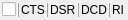
<?xml version="1.0" encoding="UTF-8"?>
<ui version="4.0">
 <class>SerialPinout</class>
 <widget class="QWidget" name="SerialPinout">
  <property name="geometry">
   <rect>
    <x>0</x>
    <y>0</y>
    <width>128</width>
    <height>20</height>
   </rect>
  </property>
  <layout class="QHBoxLayout" name="horizontalLayout">
   <property name="spacing">
    <number>1</number>
   </property>
   <property name="leftMargin">
    <number>2</number>
   </property>
   <property name="topMargin">
    <number>2</number>
   </property>
   <property name="rightMargin">
    <number>2</number>
   </property>
   <property name="bottomMargin">
    <number>2</number>
   </property>
   <item>
    <widget class="QCheckBox" name="enaBox"/>
   </item>
   <item>
    <widget class="Line" name="line4">
     <property name="frameShadow">
      <enum>QFrame::Raised</enum>
     </property>
     <property name="orientation">
      <enum>Qt::Vertical</enum>
     </property>
    </widget>
   </item>
   <item>
    <widget class="QLabel" name="CTSLabel">
     <property name="text">
      <string>CTS</string>
     </property>
    </widget>
   </item>
   <item>
    <widget class="Line" name="line1">
     <property name="frameShadow">
      <enum>QFrame::Raised</enum>
     </property>
     <property name="orientation">
      <enum>Qt::Vertical</enum>
     </property>
    </widget>
   </item>
   <item>
    <widget class="QLabel" name="DSRLabel">
     <property name="text">
      <string>DSR</string>
     </property>
    </widget>
   </item>
   <item>
    <widget class="Line" name="line2">
     <property name="frameShadow">
      <enum>QFrame::Raised</enum>
     </property>
     <property name="orientation">
      <enum>Qt::Vertical</enum>
     </property>
    </widget>
   </item>
   <item>
    <widget class="QLabel" name="DCDLabel">
     <property name="text">
      <string>DCD</string>
     </property>
    </widget>
   </item>
   <item>
    <widget class="Line" name="line3">
     <property name="frameShadow">
      <enum>QFrame::Raised</enum>
     </property>
     <property name="orientation">
      <enum>Qt::Vertical</enum>
     </property>
    </widget>
   </item>
   <item>
    <widget class="QLabel" name="RILabel">
     <property name="text">
      <string>RI</string>
     </property>
    </widget>
   </item>
  </layout>
 </widget>
 <resources/>
 <connections/>
</ui>
